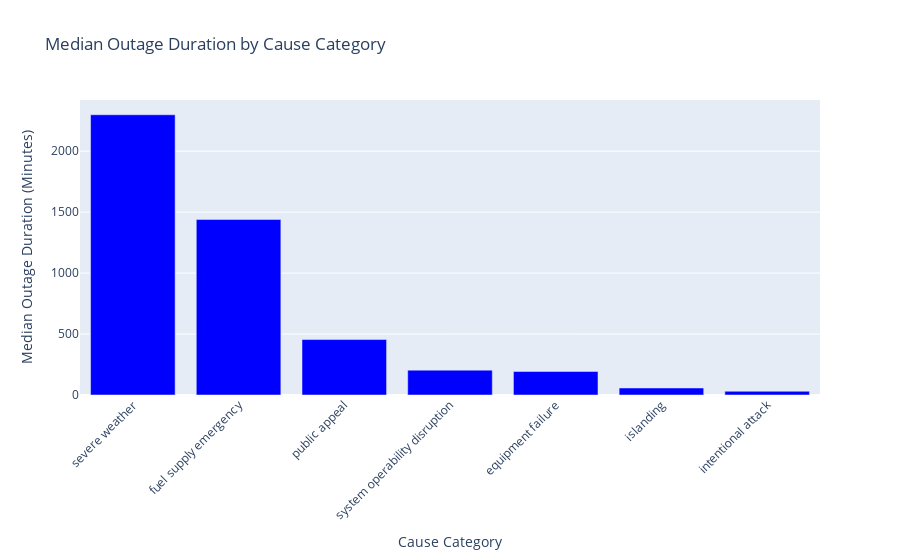

Write notebook code for a chart like this one.
### Code cell
fig = go.Figure(data=[
    go.Bar(
        x=average_outage_duration.index,  
        y=average_outage_duration.values,
        marker=dict(color='blue')  # Set the color of the bars
    )
])

# Customize layout
fig.update_layout(
    title='Median Outage Duration by Cause Category',
    xaxis_title='Cause Category',
    yaxis_title='Median Outage Duration (Minutes)',
    xaxis_tickangle=-45,  # Rotate x-axis labels for better readability

)

# Show the plot
fig.show()

fig.write_html('fig3_2.html', include_plotlyjs='cdn')

### Figure 1 — Plotly figure (JSON) as saved in the notebook; plotly's stock layout.template omitted (floating-point values rounded to 4 significant figures)
{"data": [{"marker": {"color": "blue"}, "type": "bar", "x": ["severe weather", "fuel supply emergency", "public appeal", "system operability disruption", "equipment failure", "islanding", "intentional attack"], "y": [2299, 1440, 455, 204, 193, 57.5, 30.5]}], "layout": {"autosize": true, "title": {"text": "Median Outage Duration by Cause Category"}, "xaxis": {"autorange": true, "range": [-0.5, 6.5], "tickangle": -45, "title": {"text": "Cause Category"}, "type": "category"}, "yaxis": {"autorange": true, "range": [0, 2420], "title": {"text": "Median Outage Duration (Minutes)"}, "type": "linear"}}}
